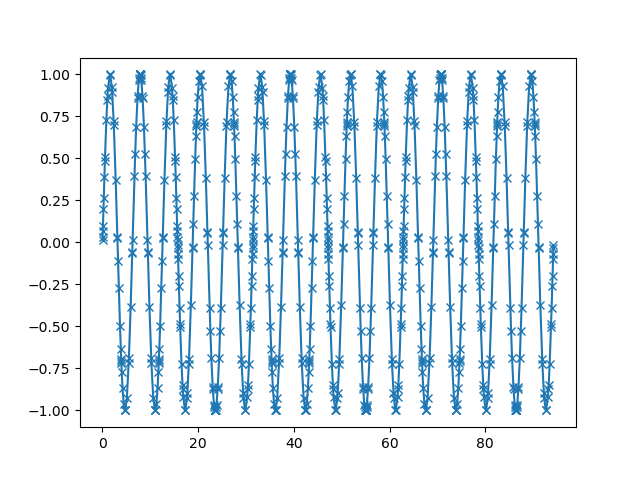

Recreate this plot in Python.
import numpy as np
import matplotlib.pyplot as plt
from scipy.integrate import quad


def quad_recorded(func, *args, **kwargs):
    """
    use scipy.integrate.quad, but return the results with additional
    information "nc" and "vc"
    Returns:
        inte_res: the return of scipy.integrate.quad
              nc: the points calculated
              vc: the calculated functiona values
    """
    def func_recorded(x, node_container, value_container):
        res = func(x)
        node_container.append(x)
        value_container.append(res)
        return res
    nc = []
    vc = []
    inte_res = quad(lambda x: func_recorded(x, node_container=nc,
                                            value_container=vc),
                    *args, **kwargs)
    idx = np.argsort(np.array(nc))
    nc = np.array(nc)[idx].tolist()
    vc = np.array(vc)[idx].tolist()
    return inte_res, nc, vc


r, nc, vc = quad_recorded(np.sin, 0, np.inf, weight='sin', wvar=0.2)
plt.plot(nc, vc, '-x')
plt.savefig('caution.png', transparent=True)
print(r)
